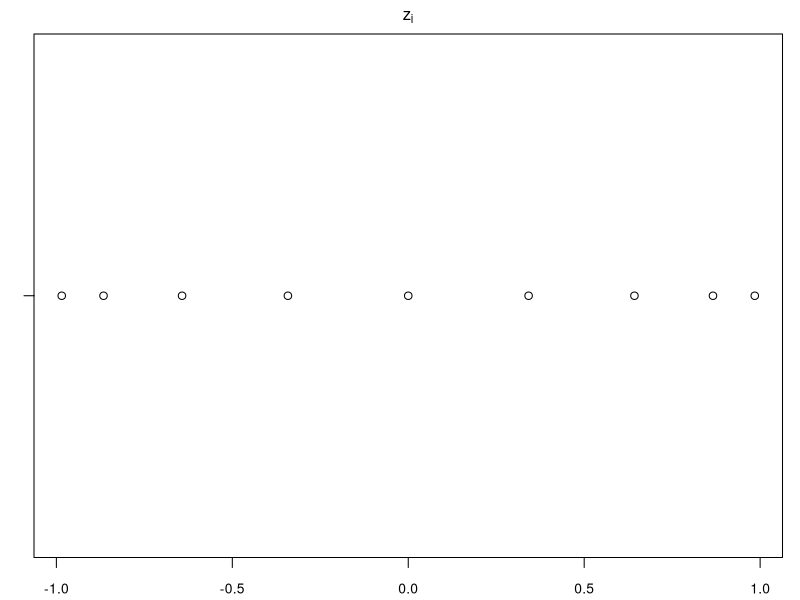
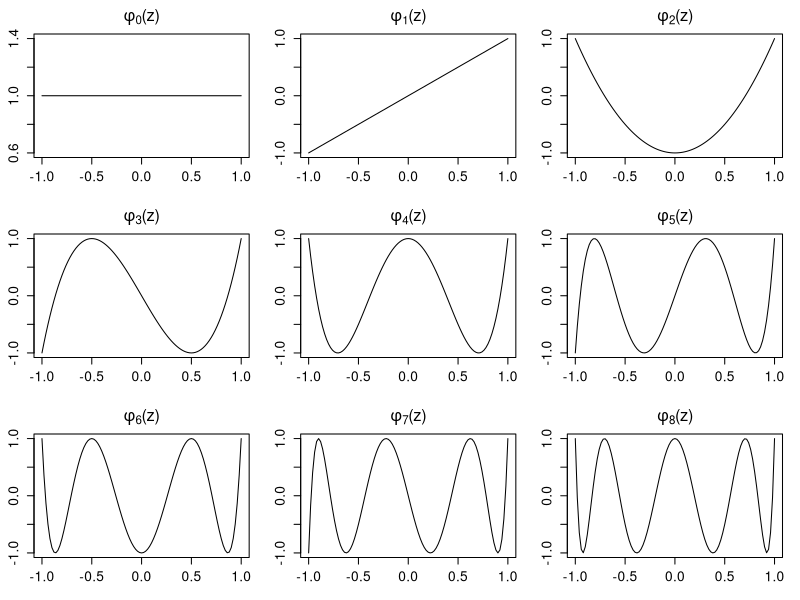

These figures' R source, in order:
#=======================================
# Chapter 6, Dynamic programming
#   modified on 2019/10/19
#=======================================

"%+%" <- function(x, y) paste(x, y, sep = "")
figpath <- "../../figs/"

xj <- function(n = 9){
  -cos(0.5*(2*(1:n)-1)*pi/n)
}

phi <- function(x, j) {
  if (j == 0) {
    y <- rep(1, length(x))
  } else if (j == 1) {
    y <- x
  } else {
    y <- 2*x*phi(x, j-1) - phi(x, j-2)
  }
  return(y)
}
nodes <- seq(-1,1,length = 100)

windows(7,2.5)
par(ps = 10, mai = c(0.85, 0.68, 0.68, 0.35)*0.5)
plot(cbind(xj(),rep(0,9)),main = expression(z["i"]), xlab = "", ylab = "",axes = F)
axis(1)
axis(2, labels = "", at = 0)
box()
dev.copy2eps(file= figpath %+% "chebnode.eps")

windows(7,7)
par(mfrow = c(3,3), ps = 15, mai = c(0.85, 0.68, 0.68, 0.35)*0.5)

ff <- function(x) phi(x, j=0)
curve(ff, -1, 1, main = expression(paste(phi[0],"(z)")))

ff <- function(x) phi(x, j=1)
curve(ff, -1, 1, main = expression(paste(phi[1],"(z)")))

ff <- function(x) phi(x, j=2)
curve(ff, -1, 1, main = expression(paste(phi[2],"(z)")))

ff <- function(x) phi(x, j=3)
curve(ff, -1, 1, main = expression(paste(phi[3],"(z)")))

ff <- function(x) phi(x, j=4)
curve(ff, -1, 1, main = expression(paste(phi[4],"(z)")))

ff <- function(x) phi(x, j=5)
curve(ff, -1, 1, main = expression(paste(phi[5],"(z)")))

ff <- function(x) phi(x, j=6)
curve(ff, -1, 1, main = expression(paste(phi[6],"(z)")))

ff <- function(x) phi(x, j=7)
curve(ff, -1, 1, main = expression(paste(phi[7],"(z)")))

ff <- function(x) phi(x, j=8)
curve(ff, -1, 1, main = expression(paste(phi[8],"(z)")))

dev.copy2eps(file= figpath %+% "chebfun.eps")

